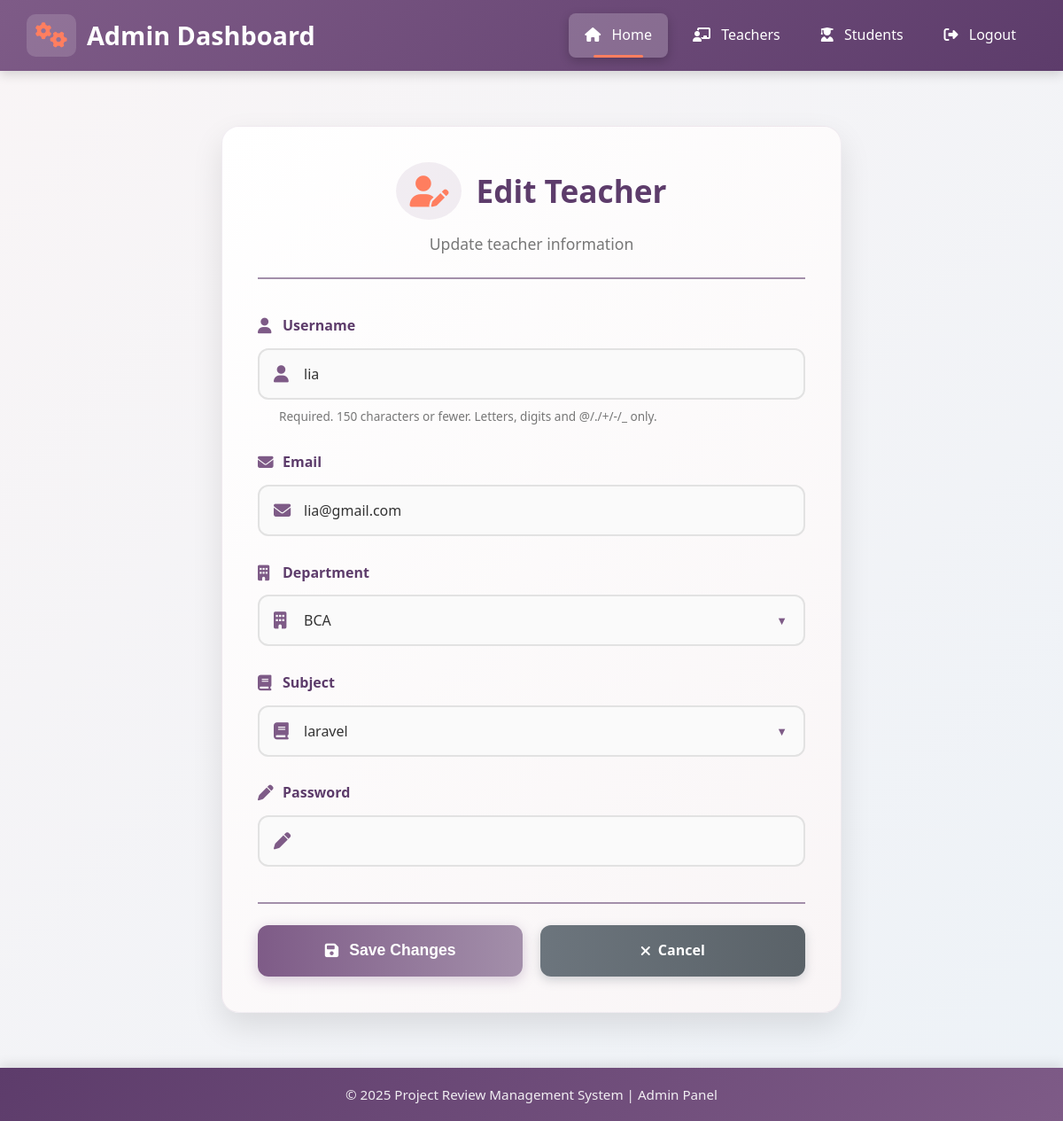
Screenshot of /dashboard/edit-teacher/4/ with the database file from the repository.
### project_review_app/models.py (models this page shows, shortened)
class CustomUser(AbstractUser):
    ROLE_CHOICES = (
        ('teacher', 'Teacher'),
        ('student', 'Student'),
        ('admin', 'Admin'),
    )
    DIVISION_CHOICES = (
        ('A', 'Division A'),
        ('B', 'Division B'),
        ('C', 'Division C'),
    )
    SEMESTER_CHOICES = (
        (1, 'Semester 1'),
        (2, 'Semester 2'),
        (3, 'Semester 3'),
        (4, 'Semester 4'),
        (5, 'Semester 5'),
        (6, 'Semester 6'),
    )
    role = models.CharField(max_length=10, choices=ROLE_CHOICES)
    email = models.EmailField(unique=True)
    division = models.CharField(max_length=1, choices=DIVISION_CHOICES, blank=True, null=True)
    roll_no = models.CharField(max_length=20, blank=True, null=True)
    semester = models.PositiveIntegerField(choices=SEMESTER_CHOICES, blank=True, null=True)
    department = models.CharField(max_length=100, blank=True, null=True)
    subject = models.CharField(max_length=100, blank=True, null=True)

### project_review_app/views.py (the view)
# urls.py: path("dashboard/edit-teacher/<int:teacher_id>/", views.edit_teacher, name="edit_teacher"),
def edit_teacher(request, teacher_id):
    teacher = get_object_or_404(CustomUser, id=teacher_id, role="teacher")
    if request.method == "POST":
        form = TeacherForm(request.POST, instance=teacher)
        if form.is_valid():
            form.save()
            return redirect("manage_teachers")
    else:
        form = TeacherForm(instance=teacher)
    return render(request, "admin/edit_teacher.html", {"form": form})

### project_review_app/forms.py (shortened to what this page needs)
class TeacherForm(forms.ModelForm):
    password = forms.CharField(widget=forms.PasswordInput)
    class Meta:
        model = CustomUser
        fields = ("username", "email", "department", "subject", "password")

### templates/admin/edit_teacher.html (shortened to what this page needs)
{% extends "base_admin.html" %}
{% load static %}
{% block content %}
<div class="edit-teacher-container">
    <div class="page-header">
        <h2 class="page-title">
            <i class="fas fa-user-edit"></i> Edit Teacher
        </h2>
        <p class="page-subtitle">Update teacher information</p>
    </div>
    <form method="POST" class="teacher-form">
        {% for field in form %}
        <div class="form-group">
            <label class="form-label" for="{{ field.id_for_label }}">
                {% if field.name == "username" %}
                    <i class="fas fa-user"></i>
                {% elif field.name == "email" %}
                    <i class="fas fa-envelope"></i>
                {% elif field.name == "first_name" %}
                    <i class="fas fa-signature"></i>
                {% elif field.name == "last_name" %}
                    <i class="fas fa-signature"></i>
                {% elif field.name == "department" %}
                    <i class="fas fa-building"></i>
                {% elif field.name == "subject" %}
                    <i class="fas fa-book"></i>
                {% elif field.name == "phone" %}
                    <i class="fas fa-phone"></i>
                {% else %}
                    <i class="fas fa-pen"></i>
                {% endif %}
                {{ field.label }}
            </label>
            <div class="input-with-icon">
                {% if field.name == "department" or field.name == "subject" %}
                <div class="select-wrapper">
                    {{ field }}
                </div>
                {% else %}
                    {{ field }}
                {% endif %}
                {% if field.name == "username" %}
                    <i class="fas fa-user input-icon"></i>
                {% elif field.name == "email" %}
                    <i class="fas fa-envelope input-icon"></i>
                {% elif field.name == "first_name" or field.name == "last_name" %}
                    <i class="fas fa-signature input-icon"></i>
                {% elif field.name == "department" %}
                    <i class="fas fa-building input-icon"></i>
                {% elif field.name == "subject" %}
                    <i class="fas fa-book input-icon"></i>
                {% elif field.name == "phone" %}
                    <i class="fas fa-phone input-icon"></i>
                {% else %}
                    <i class="fas fa-pen input-icon"></i>
                {% endif %}
            </div>
            {% if field.help_text %}
                <div class="help-text">{{ field.help_text }}</div>
            {% endif %}
        </div>
        {% endfor %}
        <div class="action-buttons">
            <button type="submit" class="btn-save">
                <i class="fas fa-save"></i> Save Changes
            </button>
            <a href="{% url 'manage_teachers' %}" class="btn-cancel">
                <i class="fas fa-times"></i> Cancel
            </a>
        </div>
    </form>
</div>
{% endblock %}

### templates/base_admin.html (style rules this page uses)
:root { --primary-dark: #5d3c6b; --primary: #7e5b87; --primary-light: #a38faa; --secondary: #f5e3e6; --accent: #ff7e5f; --light: #ffffff; --dark: #4a4a4a; --light-bg: #f9f5f6; --card-dark: #6a4a73; --card-light: #f0e6f5; --text-dark: #333333; --text-light: #777777; }
* { margin: 0; padding: 0; box-sizing: border-box; }
body { font-family: 'Segoe UI', Tahoma, Geneva, Verdana, sans-serif; background: linear-gradient(135deg, var(--light-bg) 0%, #edf2f7 100%); color: var(--text-dark); line-height: 1.6; display: flex; flex-direction: column; min-height: 100vh; }

### templates/admin/edit_teacher.html (style rules this page uses)
.edit-teacher-container { max-width: 700px; margin: 2rem auto; padding: 2.5rem; background: linear-gradient(135deg, #ffffff 0%, #f9f5f6 100%); border-radius: 20px; box-shadow: 0 15px 35px rgba(0, 0, 0, 0.1); border: 1px solid rgba(126, 91, 135, 0.1); }
.page-header { text-align: center; margin-bottom: 2.5rem; padding-bottom: 1.5rem; border-bottom: 2px solid var(--primary-light); }
.page-title { color: var(--primary-dark); font-size: 2.2rem; font-weight: 700; margin: 0; display: flex; align-items: center; justify-content: center; gap: 1rem; }
.page-title i { color: var(--accent); background: rgba(126, 91, 135, 0.1); padding: 15px; border-radius: 50%; }
.page-subtitle { color: var(--text-light); font-size: 1.1rem; margin-top: 0.8rem; }
.teacher-form { margin-top: 1.5rem; }
.form-group { margin-bottom: 1.8rem; position: relative; }
.form-label { display: block; margin-bottom: 0.75rem; font-weight: 600; color: var(--primary-dark); font-size: 1rem; display: flex; align-items: center; gap: 0.5rem; }
.form-label i { color: var(--primary); font-size: 1.1rem; width: 20px; }
.input-with-icon { position: relative; }
.form-control { width: 100%; padding: 16px 20px 16px 50px; border: 2px solid #e2e2e2; border-radius: 12px; background-color: #fafafa; font-size: 16px; transition: all 0.3s ease; box-sizing: border-box; color: var(--text-dark); font-family: inherit; }
.input-icon { position: absolute; left: 18px; top: 50%; transform: translateY(-50%); color: var(--primary); font-size: 1.2rem; }
.select-wrapper { position: relative; }
.select-wrapper:after { content: '▼'; font-size: 0.8rem; color: var(--primary); position: absolute; right: 20px; top: 50%; transform: translateY(-50%); pointer-events: none; }
.help-text { margin-top: 0.5rem; font-size: 0.85rem; color: var(--text-light); padding-left: 1.5rem; }
.action-buttons { display: flex; gap: 1.2rem; margin-top: 2.5rem; padding-top: 1.5rem; border-top: 2px solid var(--primary-light); flex-wrap: wrap; }
.btn-save { background: linear-gradient(to right, var(--primary), var(--primary-light)); color: white; border: none; padding: 16px 32px; border-radius: 12px; font-weight: 600; font-size: 1.1rem; cursor: pointer; transition: all 0.3s ease; display: inline-flex; align-items: center; justify-content: center; gap: 0.75rem; box-shadow: 0 4px 15px rgba(126, 91, 135, 0.3); flex: 1; }
.btn-cancel { background: linear-gradient(to right, #6c757d, #5a6268); color: white; border: none; padding: 16px 32px; border-radius: 12px; font-weight: 600; text-decoration: none; display: inline-flex; align-items: center; justify-content: center; gap: 0.5rem; transition: all 0.3s ease; box-shadow: 0 4px 12px rgba(108, 117, 125, 0.3); flex: 1; }
.edit-teacher-container { animation: fadeIn 0.6s ease-out; }

### rows the page displays
CustomUser: form "lia" "lia@gmail.com", form "BCA" "laravel"

### other values shown
{{ field.label }} "Username" "Email" "Department" "Subject" "Password"
{{ field.help_text }} "Required. 150 characters or fewer. Letters, digits and @/./+/-/_ only."
